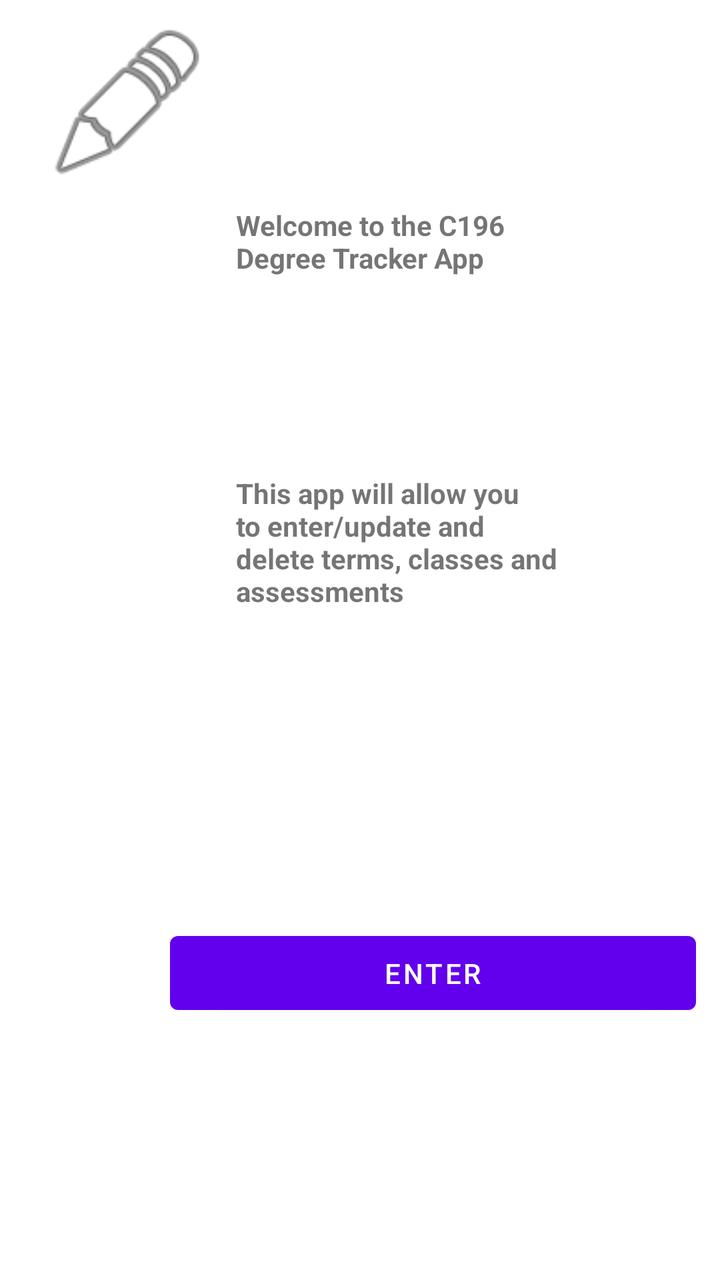
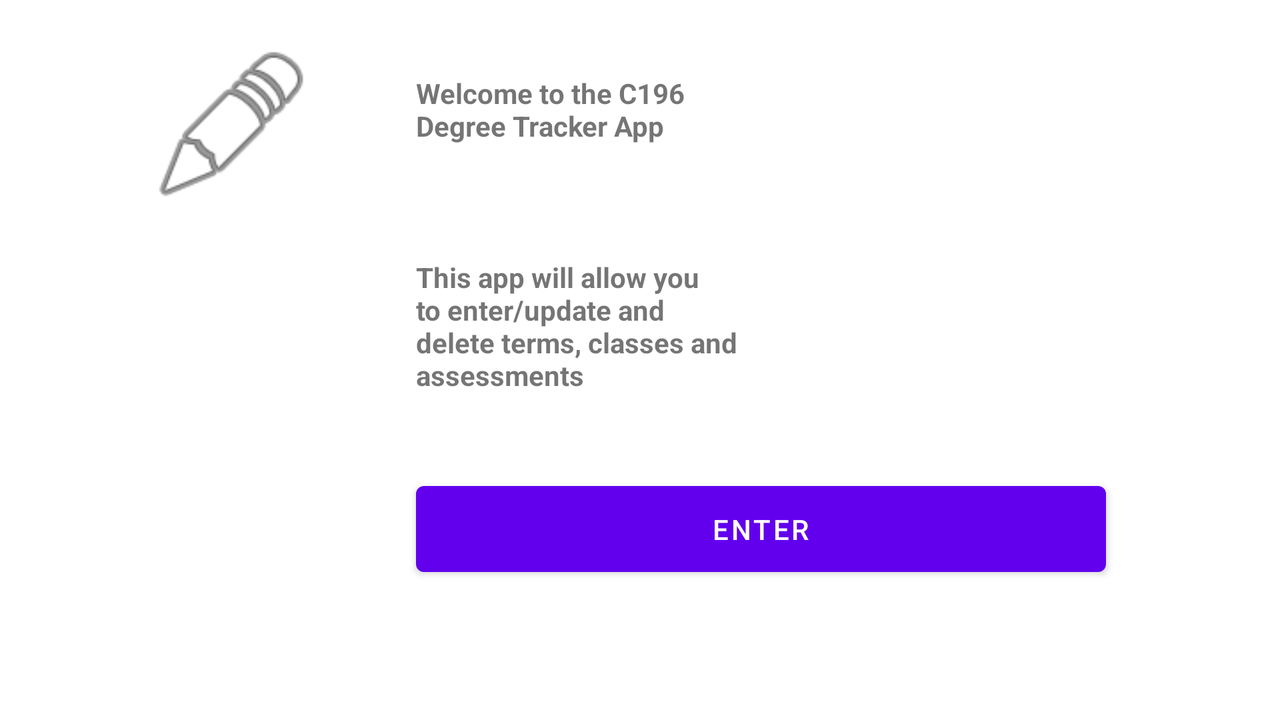

An Android layout and its configuration variant, each rendered on a device that would load it. The default file and the variant file are quoted in full after the pictures.
<!-- AndroidManifest.xml: application theme Theme.DegreeTrackerC196 -->
<!-- res/layout/activity_main.xml -->
<?xml version="1.0" encoding="utf-8"?>
<androidx.constraintlayout.widget.ConstraintLayout xmlns:android="http://schemas.android.com/apk/res/android"
    xmlns:app="http://schemas.android.com/apk/res-auto"
    xmlns:tools="http://schemas.android.com/tools"
    android:layout_width="match_parent"
    android:layout_height="match_parent"
    tools:context=".MainActivity">

    <RelativeLayout
        android:layout_width="wrap_content"
        android:layout_height="wrap_content"
        app:layout_constraintBottom_toBottomOf="parent"
        app:layout_constraintEnd_toEndOf="parent"
        app:layout_constraintStart_toStartOf="parent"
        app:layout_constraintTop_toTopOf="parent" />

    <TextView
        android:id="@+id/textView14"
        android:layout_width="146dp"
        android:layout_height="68dp"
        android:layout_marginStart="118dp"
        android:layout_marginLeft="118dp"
        android:layout_marginTop="9dp"
        android:text="Welcome to the C196 Degree Tracker App"
        android:textStyle="bold"
        app:layout_constraintStart_toStartOf="parent"
        app:layout_constraintTop_toBottomOf="@+id/imageView" />

    <TextView
        android:id="@+id/textView15"
        android:layout_width="190dp"
        android:layout_height="92dp"
        android:layout_marginStart="118dp"
        android:layout_marginLeft="118dp"
        android:layout_marginTop="66dp"
        android:text="This app will allow you to enter/update and delete terms, classes and assessments"
        android:textStyle="bold"
        app:layout_constraintStart_toStartOf="parent"
        app:layout_constraintTop_toBottomOf="@+id/textView14" />

    <Button
        android:id="@+id/homeButton"
        android:layout_width="263dp"
        android:layout_height="49dp"
        android:layout_marginStart="85dp"
        android:layout_marginLeft="85dp"
        android:layout_marginTop="133dp"
        android:text="Enter"
        app:layout_constraintStart_toStartOf="parent"
        app:layout_constraintTop_toBottomOf="@+id/textView15" />

    <ImageView
        android:id="@+id/imageView"
        android:layout_width="128dp"
        android:layout_height="85dp"
        android:layout_marginTop="9dp"
        app:layout_constraintStart_toStartOf="parent"
        app:layout_constraintTop_toTopOf="parent"
        app:srcCompat="@android:drawable/ic_menu_edit" />
</androidx.constraintlayout.widget.ConstraintLayout>
<!-- resources referenced by this layout -->
<resources>
  <style name="Theme.DegreeTrackerC196" parent="Theme.MaterialComponents.DayNight.NoActionBar">
          
          <item name="colorPrimary">@color/purple_500</item>
          <item name="colorPrimaryVariant">@color/purple_700</item>
          <item name="colorOnPrimary">@color/white</item>
          
          <item name="colorSecondary">@color/teal_200</item>
          <item name="colorSecondaryVariant">@color/teal_700</item>
          <item name="colorOnSecondary">@color/black</item>
          
          <item name="android:statusBarColor" tools:targetApi="l">?attr/colorPrimaryVariant</item>
          
      </style>
</resources>
<!-- res/layout-land/activity_main.xml (the repository's variant of the layout above) -->
<!-- drawn on the phone turned sideways -->
<?xml version="1.0" encoding="utf-8"?>
<androidx.constraintlayout.widget.ConstraintLayout xmlns:android="http://schemas.android.com/apk/res/android"
    xmlns:app="http://schemas.android.com/apk/res-auto"
    xmlns:tools="http://schemas.android.com/tools"
    android:layout_width="match_parent"
    android:layout_height="match_parent"
    tools:context=".MainActivity">

    <RelativeLayout
        android:layout_width="wrap_content"
        android:layout_height="wrap_content"
        app:layout_constraintBottom_toBottomOf="parent"
        app:layout_constraintEnd_toEndOf="parent"
        app:layout_constraintStart_toStartOf="parent"
        app:layout_constraintTop_toTopOf="parent" />

    <TextView
        android:id="@+id/textView14"
        android:layout_width="146dp"
        android:layout_height="68dp"
        android:layout_marginStart="28dp"
        android:layout_marginLeft="28dp"
        android:layout_marginTop="37dp"
        android:text="Welcome to the C196 Degree Tracker App"
        android:textStyle="bold"
        app:layout_constraintStart_toEndOf="@+id/imageView"
        app:layout_constraintTop_toTopOf="parent" />

    <TextView
        android:id="@+id/textView15"
        android:layout_width="190dp"
        android:layout_height="92dp"
        android:layout_marginStart="208dp"
        android:layout_marginLeft="208dp"
        android:layout_marginTop="24dp"
        android:text="This app will allow you to enter/update and delete terms, classes and assessments"
        android:textStyle="bold"
        app:layout_constraintStart_toStartOf="parent"
        app:layout_constraintTop_toBottomOf="@+id/textView14" />

    <Button
        android:id="@+id/homeButton"
        android:layout_width="345dp"
        android:layout_height="55dp"
        android:layout_marginStart="208dp"
        android:layout_marginLeft="208dp"
        android:layout_marginTop="16dp"
        android:text="Enter"
        app:layout_constraintStart_toStartOf="parent"
        app:layout_constraintTop_toBottomOf="@+id/textView15" />

    <ImageView
        android:id="@+id/imageView"
        android:layout_width="128dp"
        android:layout_height="85dp"
        android:layout_marginStart="52dp"
        android:layout_marginLeft="52dp"
        android:layout_marginTop="20dp"
        app:layout_constraintStart_toStartOf="parent"
        app:layout_constraintTop_toTopOf="parent"
        app:srcCompat="@android:drawable/ic_menu_edit" />
</androidx.constraintlayout.widget.ConstraintLayout>
